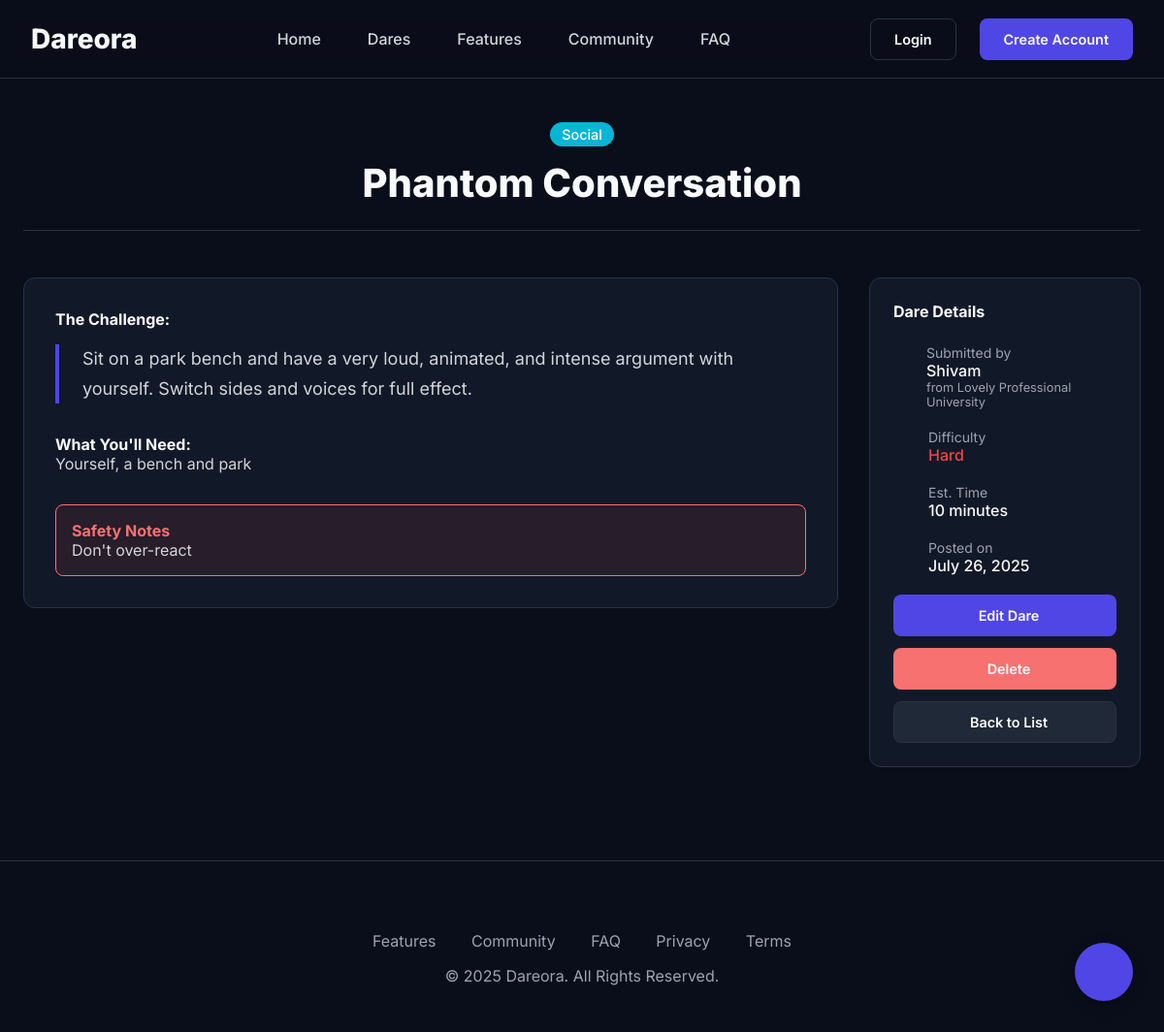
The page /dare/phantom-conversation/ on the database its author committed.
### dares/models.py (models this page shows, shortened)
class Dare(models.Model):
    STATUS_CHOICES = [
        ('pending', 'Pending Review'),
        ('approved', 'Approved'),
        ('rejected', 'Rejected'),
        ('featured', 'Featured'),
    ]
    phone_regex = RegexValidator(
        regex=r'^\+?1?\d{9,15}$',
        message="Phone number must be entered in the format: '+999999999'. Up to 15 digits allowed."
    )
    id = models.UUIDField(primary_key=True, default=uuid.uuid4, editable=False)
    title = models.CharField(max_length=200, help_text="Give your dare a catchy title")
    slug = models.SlugField(unique=True, blank=True)
    name = models.CharField(max_length=100, help_text="Your full name")
    email = models.EmailField(help_text="Your email address")
    phone_number = models.CharField(
        validators=[phone_regex],
        max_length=17,
        help_text="Your phone number for verification"
    )
    college = models.CharField(max_length=200, help_text="Your college/university name")
    dare_text = models.TextField(help_text="Describe the dare in detail")
    category = models.ForeignKey(
        Category,
        on_delete=models.CASCADE,
        related_name='dares',
        help_text="Select the appropriate category"
    )
    difficulty = models.ForeignKey(
        DifficultyLevel,
        on_delete=models.CASCADE,
        related_name='dares',
        help_text="How difficult is this dare?"
    )
    estimated_time = models.PositiveIntegerField(
        help_text="Estimated time to complete (in minutes)",
        null=True,
        blank=True
    )
    required_items = models.TextField(
        blank=True,
        help_text="List any items/materials needed (optional)"
    )
    safety_notes = models.TextField(
        blank=True,
        help_text="Any safety precautions or warnings (optional)"
    )
    status = models.CharField(max_length=20, choices=STATUS_CHOICES, default='pending')
    is_approved = models.BooleanField(default=False)
    is_featured = models.BooleanField(default=False)
    rejection_reason = models.TextField(blank=True)
    views_count = models.PositiveIntegerField(default=0)
    likes_count = models.PositiveIntegerField(default=0)
    completions_count = models.PositiveIntegerField(default=0)
    created_at = models.DateTimeField(auto_now_add=True)
    updated_at = models.DateTimeField(auto_now=True)
    approved_at = models.DateTimeField(null=True, blank=True)
    class Meta:
        ordering = ['-created_at']
        indexes = [
            models.Index(fields=['status', 'is_approved']),
            models.Index(fields=['category', 'difficulty']),
            models.Index(fields=['-created_at']),
        ]
    def save(self, *args, **kwargs):
        if self.status == 'approved':
            self.is_approved = True
            if not self.approved_at:
                from django.utils import timezone
                self.approved_at = timezone.now()
        elif self.status == 'featured':
            self.is_approved = True
            self.is_featured = True
            if not self.approved_at:
                from django.utils import timezone
                self.approved_at = timezone.now()
        else:
            self.is_approved = False
            self.is_featured = False
        super().save(*args, **kwargs)
    @property
    def difficulty_badge_color(self):
        colors = {
            'easy': '#10B981',
            'medium': '#F59E0B',
            'hard': '#EF4444',
            'extreme': '#7C2D12'
        }
        return colors.get(self.difficulty.name, '#6B7280')
    def increment_views(self):
        self.views_count += 1
        self.save(update_fields=['views_count'])

class Category(models.Model):
    CATEGORY_CHOICES = [
        ('extreme', 'Extreme'),
        ('creative', 'Creative'),
        ('social', 'Social'),
        ('adventure', 'Adventure'),
    ]
    CATEGORY_ICONS = {
        'extreme': 'ph-flame',
        'creative': 'ph-paint-brush',
        'social': 'ph-users',
        'adventure': 'ph-mountains',
    }
    CATEGORY_COLORS = {
        'extreme': '#EF4444',
        'creative': '#8B5CF6',
        'social': '#06B6D4',
        'adventure': '#F59E0B',
    }
    name = models.CharField(max_length=50, choices=CATEGORY_CHOICES, unique=True)
    description = models.TextField(blank=True)
    is_active = models.BooleanField(default=True)
    created_at = models.DateTimeField(auto_now_add=True)
    class Meta:
        verbose_name_plural = "Categories"
        ordering = ['name']
    def __str__(self):
        return self.get_name_display()
    @property
    def color(self):
        return self.CATEGORY_COLORS.get(self.name, '#6B7280')

class DifficultyLevel(models.Model):
    DIFFICULTY_CHOICES = [
        ('easy', 'Easy'),
        ('medium', 'Medium'),
        ('hard', 'Hard'),
        ('extreme', 'Extreme'),
    ]
    name = models.CharField(max_length=20, choices=DIFFICULTY_CHOICES, unique=True)
    description = models.TextField(blank=True)
    color = models.CharField(max_length=7, default='#6B7280')
    def __str__(self):
        return self.get_name_display()
    class Meta:
        ordering = ['name']

### dares/views.py (the view)
# urls.py: path('dare/<slug:slug>/', DareDetailView.as_view(), name='dare_detail'),
class DareDetailView(DetailView):
    model = Dare
    template_name = 'dare_detail.html'
    context_object_name = 'dare'
    slug_field = 'slug'
    slug_url_kwarg = 'slug'
    def get_queryset(self):
        return Dare.objects.filter(is_approved=True).select_related(
            'category', 'difficulty'
        )
    def get_object(self, queryset=None):
        obj = super().get_object(queryset)
        obj.increment_views()
        return obj
    def get_context_data(self, **kwargs):
        context = super().get_context_data(**kwargs)
        context['completion_form'] = DareCompletionForm()
        context['recent_completions'] = DareCompletion.objects.filter(
            dare=self.object, is_verified=True
        ).order_by('-completed_at')[:5]
        context['user_has_liked'] = False
        context['related_dares'] = Dare.objects.filter(
            category=self.object.category,
            is_approved=True
        ).exclude(id=self.object.id).select_related(
            'category', 'difficulty'
        )[:4]
        total_attempts = DareCompletion.objects.filter(dare=self.object).count()
        verified_completions = DareCompletion.objects.filter(
            dare=self.object, is_verified=True
        ).count()
        if total_attempts > 0:
            context['completion_rate'] = round((verified_completions / total_attempts) * 100, 1)
        else:
            context['completion_rate'] = 0
        context['total_attempts'] = total_attempts
        return context

### templates/dare_detail.html (shortened to what this page needs)
{% extends 'base.html' %}
{% block content %}
<div class="page-header">
    <span class="meta-value" style="background: {{ dare.category.color }}; color: #fff; padding: 0.25rem 0.75rem; border-radius: var(--radius-full); font-size: 0.9rem;">{{ dare.category }}</span>
    <h2 style="margin-top: 1rem;">{{ dare.title }}</h2>
</div>
<div class="dare-detail-grid">
    <div class="main-content">
        <div class="card">
            <h4>The Challenge:</h4>
            <blockquote class="dare-blockquote">
                {{ dare.dare_text|linebreaks }}
            </blockquote>
            {% if dare.required_items %}
            <h4 style="margin-top: 2rem;">What You'll Need:</h4>
            <p style="color: var(--color-text-secondary);">{{ dare.required_items }}</p>
            {% endif %}
            {% if dare.safety_notes %}
            <div style="margin-top: 2rem; background-color: rgba(239, 68, 68, 0.1); border: 1px solid var(--color-danger); border-radius: var(--radius-md); padding: 1rem;">
                <h4 style="color: var(--color-danger);"> Safety Notes</h4>
                <p style="color: var(--color-text-secondary); margin: 0;">{{ dare.safety_notes }}</p>
            </div>
            {% endif %}
        </div>
    </div>
    <div class="sidebar">
        <div class="sidebar-card">
            <h4>Dare Details</h4>
            <ul class="dare-meta">
                <li>
                    <div>
                        <div class="meta-label">Submitted by</div>
                        <div class="meta-value">{{ dare.name }}</div>
                        <div class="meta-label" style="font-size: 0.8rem;">from {{ dare.college }}</div>
                    </div>
                </li>
                <li>
                    <div>
                        <div class="meta-label">Difficulty</div>
                        <div class="meta-value" style="color: {{ dare.difficulty_badge_color }};">{{ dare.difficulty }}</div>
                    </div>
                </li>
                <li>
                    <div>
                        <div class="meta-label">Est. Time</div>
                        <div class="meta-value">{{ dare.estimated_time|default:"N/A" }} minutes</div>
                    </div>
                </li>
                <li>
                    <div>
                        <div class="meta-label">Posted on</div>
                        <div class="meta-value">{{ dare.created_at|date:"F j, Y" }}</div>
                    </div>
                </li>
            </ul>
            <div class="form-actions" style="flex-direction: column; gap: 0.75rem; margin-top: 0;">
                <a href="{% url 'dares:dare_edit' dare.slug %}" class="btn btn-primary"> Edit Dare</a>
                <a href="{% url 'dares:dare_delete' dare.slug %}" class="btn btn-danger"> Delete</a>
                <a href="{% url 'dares:dare_list' %}" class="btn btn-secondary"> Back to List</a>
            </div>
        </div>
    </div>
</div>
{% endblock %}

### templates/base.html (style rules this page uses)
:root { --color-background: #0A0E1A; --color-surface: #111827; --color-surface-light: #1F2937; --color-border: #2c3242; --color-text-primary: #F9FAFB; --color-text-secondary: #D1D5DB; --color-text-muted: #9CA3AF; --color-brand: #4F46E5; --color-brand-light: rgba(79, 70, 229, 0.1); --color-accent: #3B82F6; --color-danger: #F87171; --color-success: #34D399; --space-xs: 0.25rem; --space-sm: 0.5rem; --space-md: 1rem; --space-lg: 1.5rem; --space-xl: 2rem; --space-2xl: 3rem; --radius-md: 0.5rem; --radius-lg: 0.75rem; --radius-full: 9999px; --shadow-glow: 0 0 25px rgba(79, 70, 229, 0.3); }
* { box-sizing: border-box; margin: 0; padding: 0; }
html { scroll-behavior: smooth; }
body { font-family: 'Inter', sans-serif; background-color: var(--color-background); color: var(--color-text-primary); -webkit-font-smoothing: antialiased; -moz-osx-font-smoothing: grayscale; overflow-x: hidden; }
.page-header { text-align: center; margin-bottom: var(--space-2xl); padding-bottom: var(--space-lg); border-bottom: 1px solid var(--color-border); }
.page-header h2 { font-size: 2.5rem; font-weight: 800; }
.card { background: var(--color-surface); border: 1px solid var(--color-border); border-radius: var(--radius-lg); padding: var(--space-xl); }
.btn { display: inline-flex; align-items: center; justify-content: center; gap: var(--space-sm); padding: 0.75rem 1.5rem; border-radius: var(--radius-md); font-weight: 600; text-decoration: none; transition: all 0.2s ease; cursor: pointer; border: 1px solid transparent; font-size: 0.9rem; }
.btn-primary { background-color: var(--color-brand); color: var(--color-text-primary); }
.btn-secondary { background-color: var(--color-surface-light); color: var(--color-text-primary); border: 1px solid var(--color-border); }
.btn-danger { background-color: var(--color-danger); color: var(--color-text-primary); }
.form-actions { margin-top: var(--space-xl); display: flex; gap: var(--space-md); }

### templates/dare_detail.html (style rules this page uses)
.dare-detail-grid { display: grid; grid-template-columns: 1fr; gap: 2rem; }
@media (min-width: 992px) { .dare-detail-grid { grid-template-columns: 3fr 1fr; } }
@media (min-width: 992px) { .main-content { order: 1; } }
@media (min-width: 992px) { .sidebar { order: 2; } }
.dare-meta { list-style: none; padding: 0; margin: 1.5rem 0 0 0; }
.dare-meta li { display: flex; align-items: flex-start; gap: 0.75rem; margin-bottom: 1.25rem; font-size: 1rem; }
.meta-label { color: var(--color-text-muted); font-size: 0.875rem; }
.meta-value { font-weight: 500; color: var(--color-text-primary); }
.dare-blockquote { border-left: 4px solid var(--color-brand); padding-left: 1.5rem; margin: 1rem 0; font-size: 1.125rem; color: var(--color-text-secondary); line-height: 1.7; }
.sidebar-card { background-color: var(--color-surface); border: 1px solid var(--color-border); border-radius: var(--radius-lg); padding: 1.5rem; position: sticky; top: 100px; }

### rows shown on the page
Dare: category "Social", title "Phantom Conversation", dare_text "Sit on a park bench and have a very loud, animated, and intense argument with yourself. Switch sides and voices for full effect.", required_items "Yourself, a bench and park", safety_notes "Don't over-react", name "Shivam", college "Lovely Professional University", difficulty "Hard", estimated_time "10", created_at "July 26, 2025"
